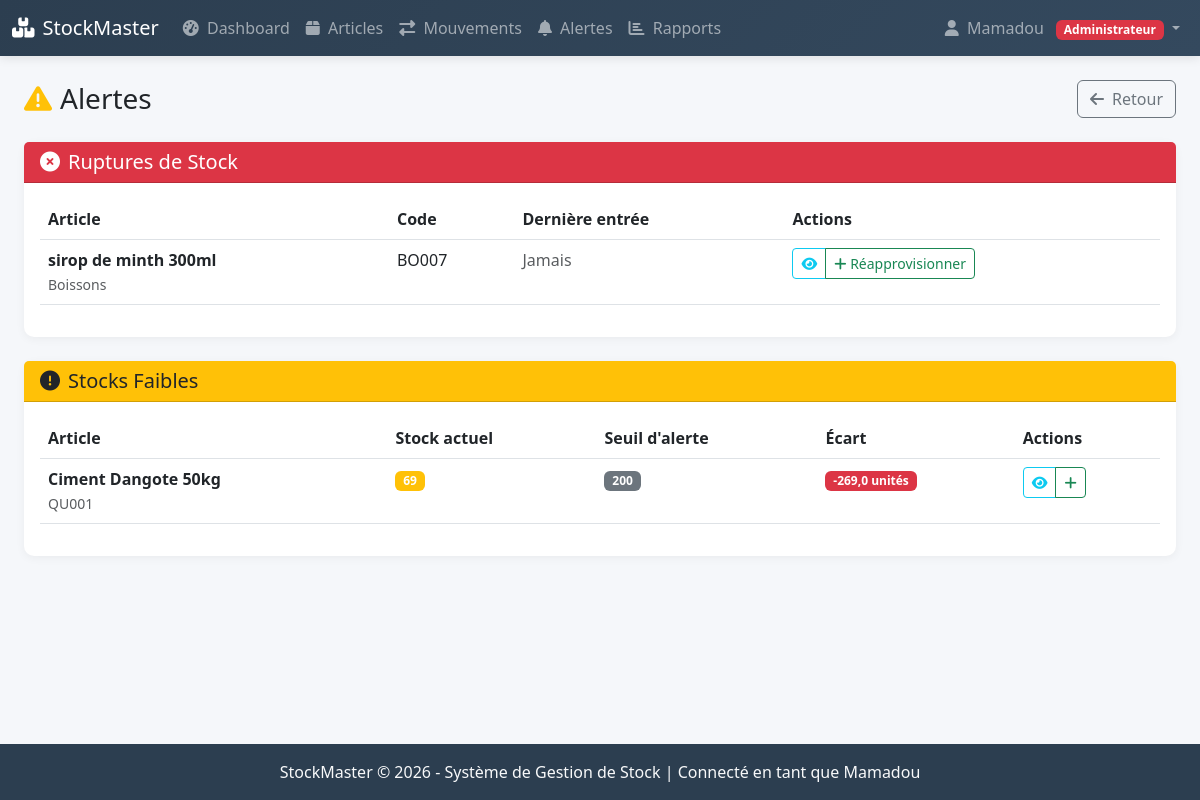
/alertes/ (signed in), run on the app's committed database.
### gestion_stock/models.py (models this page shows, shortened)
class ProfilUtilisateur(models.Model):
    ROLE_CHOICES = [
        ('admin', 'Administrateur'),
        ('gestionnaire', 'Gestionnaire'),
        ('vendeur', 'Vendeur'),
    ]
    user = models.OneToOneField(User, on_delete=models.CASCADE)
    role = models.CharField(max_length=20, choices=ROLE_CHOICES, default='vendeur')
    nom_complet = models.CharField(max_length=100)
    telephone = models.CharField(max_length=20, blank=True)
    date_embauche = models.DateField(auto_now_add=True)
    actif = models.BooleanField(default=True)

class Article(models.Model):
    UNITE_CHOICES = [
        ('unite', 'Unité'),
        ('kg', 'Kilogramme'),
        ('litre', 'Litre'),
        ('paquet', 'Paquet'),
        ('carton', 'Carton'),
    ]
    code_article = models.CharField(max_length=50, unique=True, verbose_name="Code article")
    code_barre = models.CharField(max_length=100, blank=True, unique=True, verbose_name="Code-barres")
    designation = models.CharField(max_length=200)
    categorie = models.ForeignKey(Categorie, on_delete=models.SET_NULL, null=True)
    fournisseur = models.ForeignKey(Fournisseur, on_delete=models.SET_NULL, null=True, blank=True)
    prix_achat = models.DecimalField(max_digits=10, decimal_places=2)
    prix_vente = models.DecimalField(max_digits=10, decimal_places=2)
    seuil_alerte = models.IntegerField(default=10)
    unite = models.CharField(max_length=20, choices=UNITE_CHOICES, default='unite')
    emplacement = models.CharField(max_length=50, blank=True, help_text="Rayon/Étagère")
    date_peremption = models.DateField(null=True, blank=True, verbose_name="Date de péremption")
    actif = models.BooleanField(default=True)
    date_creation = models.DateTimeField(auto_now_add=True)
    date_modification = models.DateTimeField(auto_now=True)
    @property
    def quantite_stock(self):
        stock = self.stock_set.first()
        return stock.quantite if stock else 0
    class Meta:
        verbose_name = "Article"
        verbose_name_plural = "Articles"

class Categorie(models.Model):
    nom = models.CharField(max_length=50, unique=True)
    description = models.TextField(blank=True)
    class Meta:
        verbose_name = "Catégorie"
        verbose_name_plural = "Catégories"

class Stock(models.Model):
    article = models.ForeignKey(Article, on_delete=models.CASCADE)
    quantite = models.IntegerField(default=0)
    quantite_min = models.IntegerField(default=0)
    quantite_max = models.IntegerField(default=1000)
    emplacement = models.CharField(max_length=100)
    date_derniere_entree = models.DateTimeField(null=True, blank=True)
    date_derniere_sortie = models.DateTimeField(null=True, blank=True)
    class Meta:
        verbose_name = "Stock"
        verbose_name_plural = "Stocks"

### gestion_stock/views.py (the view)
# urls.py: path('alertes/', login_required(vendeur_required(views.alertes)), name='alertes'),
@login_required
def alertes(request):
    articles = Article.objects.filter(actif=True).select_related('categorie').prefetch_related('stock_set')
    alertes_rupture = []
    alertes_stock = []
    alertes_peremption = []
    today = timezone.now().date()
    for article in articles:
        stock = article.stock_set.first()
        if not stock:
            continue
        if stock.quantite == 0:
            alertes_rupture.append(article)
        elif stock.quantite <= article.seuil_alerte:
            alertes_stock.append(article)
        if article.date_peremption:
            jours_restants = (article.date_peremption - today).days
            if 0 <= jours_restants <= 30:
                alertes_peremption.append(article)
    context = {
        'alertes_rupture': alertes_rupture,
        'alertes_stock': alertes_stock,
        'alertes_peremption': alertes_peremption,
    }
    return render(request, 'gestion_stock/alertes/liste.html', context)

### gestion_stock/context_processors.py (called while the page is built)
def notification_context(request):
    context = {}
    if request.user.is_authenticated:
        try:
            alertes_non_lues = Alerte.objects.filter(lu=False).count()
            context['alertes_non_lues'] = alertes_non_lues
            if hasattr(request.user, 'profilutilisateur'):
                context['user_role'] = request.user.profilutilisateur.role
                context['user_profile'] = request.user.profilutilisateur
        except:
            pass
    return context

### gestion_stock/templatetags/custom_filters.py (called while the page is built)
@register.filter(name='abs')
def absolute(value):
    try:
        return abs(float(value))
    except (ValueError, TypeError):
        return value

@register.filter(name='add')
def add(value, arg):
    try:
        return float(value) + float(arg)
    except (ValueError, TypeError):
        try:
            return int(value) + int(arg)
        except:
            return value

### gestion_stock/templates/gestion_stock/alertes/liste.html (shortened to what this page needs)
{% extends 'base.html' %}
{% load custom_filters %}
{% block content %}
<div class="container-fluid mt-4">
    <div class="d-flex justify-content-between align-items-center mb-4">
        <h1 class="h3 mb-0">
            <i class="fas fa-exclamation-triangle me-2 text-warning"></i>Alertes
        </h1>
        <div class="btn-group">
            <a href="{% url 'dashboard' %}" class="btn btn-outline-secondary">
                <i class="fas fa-arrow-left me-1"></i> Retour
            </a>
        </div>
    </div>
    {% if alertes_rupture %}
    <div class="card border-danger mb-4">
        <div class="card-header bg-danger text-white">
            <h5 class="mb-0">
                <i class="fas fa-times-circle me-2"></i>Ruptures de Stock
            </h5>
        </div>
        <div class="card-body">
            <div class="table-responsive">
                <table class="table table-hover">
                    <thead>
                        <tr>
                            <th>Article</th>
                            <th>Code</th>
                            <th>Dernière entrée</th>
                            <th>Actions</th>
                        </tr>
                    </thead>
                    <tbody>
                        {% for article in alertes_rupture %}
                        <tr>
                           <td>
        <strong>{{ article.designation }}</strong>
        <br>
        <small class="text-muted">{{ article.categorie.nom|default:"Non catégorisé" }}</small>
    </td>
    <td>{{ article.code_article }}</td>
    <td>
        {% with stock=article.stock_set.first %}
            {% if stock and stock.date_derniere_entree %}
            {{ stock.date_derniere_entree|date:"d/m/Y" }}
            {% else %}
            <span class="text-muted">Jamais</span>
            {% endif %}
        {% endwith %}
    </td>
                            <td>
                                <div class="btn-group btn-group-sm">
                                    <a href="{% url 'detail_article' article.pk %}" class="btn btn-outline-info">
                                        <i class="fas fa-eye"></i>
                                    </a>
                                    {% if user.profilutilisateur.role in 'admin,gestionnaire' %}
                                    <a href="{% url 'mouvement_stock' %}?article={{ article.pk }}&type=entree"
                                       class="btn btn-outline-success">
                                        <i class="fas fa-plus"></i> Réapprovisionner
                                    </a>
                                    {% endif %}
                                </div>
                            </td>
                        </tr>
                        {% endfor %}
                    </tbody>
                </table>
            </div>
        </div>
    </div>
    {% endif %}
    {% if alertes_stock %}
    <div class="card border-warning mb-4">
        <div class="card-header bg-warning text-dark">
            <h5 class="mb-0">
                <i class="fas fa-exclamation-circle me-2"></i>Stocks Faibles
            </h5>
        </div>
        <div class="card-body">
            <div class="table-responsive">
                <table class="table table-hover">
                    <thead>
                        <tr>
                            <th>Article</th>
                            <th>Stock actuel</th>
                            <th>Seuil d'alerte</th>
                            <th>Écart</th>
                            <th>Actions</th>
                        </tr>
                    </thead>
                    <tbody>
                        {% for article in alertes_stock %}
                        <tr>
                            <td>
                                <strong>{{ article.designation }}</strong>
                                <br>
                                <small class="text-muted">{{ article.code_article }}</small>
                            </td>
                            <td>
                                <span class="badge bg-warning">{{ article.quantite_stock }}</span>
                            </td>
                            <td>
                                <span class="badge bg-secondary">{{ article.seuil_alerte }}</span>
                            </td>
                            <td>
                                  <span class="badge bg-danger">-{{ article.seuil_alerte|add:article.quantite_stock|abs }} unités</span>
                            </td>
                            <td>
                                <div class="btn-group btn-group-sm">
                                    <a href="{% url 'detail_article' article.pk %}" class="btn btn-outline-info">
                                        <i class="fas fa-eye"></i>
                                    </a>
                                    {% if user.profilutilisateur.role in 'admin,gestionnaire' %}
                                    <a href="{% url 'mouvement_stock' %}?article={{ article.pk }}&type=entree"
                                       class="btn btn-outline-success">
                                        <i class="fas fa-plus"></i>
                                    </a>
                                    {% endif %}
                                </div>
                            </td>
                        </tr>
                        {% endfor %}
                    </tbody>
                </table>
            </div>
        </div>
    </div>
    {% endif %}
</div>
{% endblock %}

### gestion_stock/templates/base.html (shortened to what this page needs)
<!DOCTYPE html>
<html lang="fr">
<head>
    <link href="https://cdn.jsdelivr.net/npm/bootstrap@5.3.0/dist/css/bootstrap.min.css" rel="stylesheet">
    <link rel="stylesheet" href="https://cdnjs.cloudflare.com/ajax/libs/font-awesome/6.4.0/css/all.min.css">
</head>
<body class="d-flex flex-column min-vh-100">
    {% if user.is_authenticated %}
    <nav class="navbar navbar-expand-lg navbar-dark">
        <div class="container-fluid">
            <a class="navbar-brand" href="{% url 'dashboard' %}">
                <i class="fas fa-boxes me-2"></i>StockMaster
            </a>
            <div class="collapse navbar-collapse" id="navbarNav">
                <ul class="navbar-nav me-auto">
                    <li class="nav-item">
                        <a class="nav-link" href="{% url 'dashboard' %}">
                            <i class="fas fa-tachometer-alt me-1"></i> Dashboard
                        </a>
                    </li>
                    <li class="nav-item">
                        <a class="nav-link" href="{% url 'liste_articles' %}">
                            <i class="fas fa-box me-1"></i> Articles
                        </a>
                    </li>
                    {% if user.profilutilisateur.role in 'admin,gestionnaire' %}
                    <li class="nav-item">
                        <a class="nav-link" href="{% url 'mouvement_stock' %}">
                            <i class="fas fa-exchange-alt me-1"></i> Mouvements
                        </a>
                    </li>
                    {% endif %}
                    <li class="nav-item">
                        <a class="nav-link" href="{% url 'alertes' %}">
                            <i class="fas fa-bell me-1"></i> Alertes
                        </a>
                    </li>
                    <li class="nav-item">
                        <a class="nav-link" href="{% url 'reporting' %}">
                            <i class="fas fa-chart-bar me-1"></i> Rapports
                        </a>
                    </li>
                </ul>
                <ul class="navbar-nav ms-auto">
                    <li class="nav-item dropdown">
                        <a class="nav-link dropdown-toggle" href="#" id="userDropdown" role="button" data-bs-toggle="dropdown">
                            <i class="fas fa-user me-1"></i>
                            {% if user.profilutilisateur.nom_complet %}
                                {{ user.profilutilisateur.nom_complet }}
                            {% else %}
                                {{ user.username }}
                            {% endif %}
                            <span class="badge ms-2
                                {% if user.profilutilisateur.role == 'admin' %}bg-danger
                                {% elif user.profilutilisateur.role == 'gestionnaire' %}bg-warning
                                {% else %}bg-success{% endif %}">
                                {{ user.profilutilisateur.get_role_display }}
                            </span>
                        </a>
                    </li>
                </ul>
            </div>
        </div>
    </nav>
    {% endif %}
    <main class="flex-grow-1">
        <div class="container-fluid mt-3">
            {% block content %}
            {% endblock %}
        </div>
    </main>
    <footer class="footer mt-auto py-3">
        <div class="container text-center">
            <span class="text-light">
                StockMaster © 2026 - Système de Gestion de Stock
                {% if user.is_authenticated %}
                | Connecté en tant que {{ user.profilutilisateur.nom_complet }}
                {% endif %}
            </span>
        </div>
    </footer>
</body>
</html>

### gestion_stock/templates/base.html (style rules this page uses)
:root { --primary-color: #2c3e50; --secondary-color: #3498db; --success-color: #27ae60; --danger-color: #e74c3c; --warning-color: #f39c12; --light-bg: #f8f9fa; }
body { font-family: 'Segoe UI', Tahoma, Geneva, Verdana, sans-serif; background-color: #f5f7fa; min-height: 100vh; }
.navbar { background: linear-gradient(135deg, var(--primary-color) 0%, #34495e 100%); box-shadow: 0 2px 10px rgba(0,0,0,0.1); }
.footer { background-color: var(--primary-color); color: white; margin-top: auto; }
.card { border: none; border-radius: 10px; box-shadow: 0 2px 10px rgba(0,0,0,0.05); transition: transform 0.3s; }

### data on the page
Article: designation "sirop de minth 300ml", categorie.nom "Boissons", code_article "BO007"
Article: designation "Ciment Dangote 50kg", code_article "QU001", quantite_stock "69", seuil_alerte "200", seuil_alerte|add "269,0"

### other printed values
{{ user.profilutilisateur.nom_complet }} "Mamadou"
{{ user.profilutilisateur.get_role_display }} "Administrateur"
